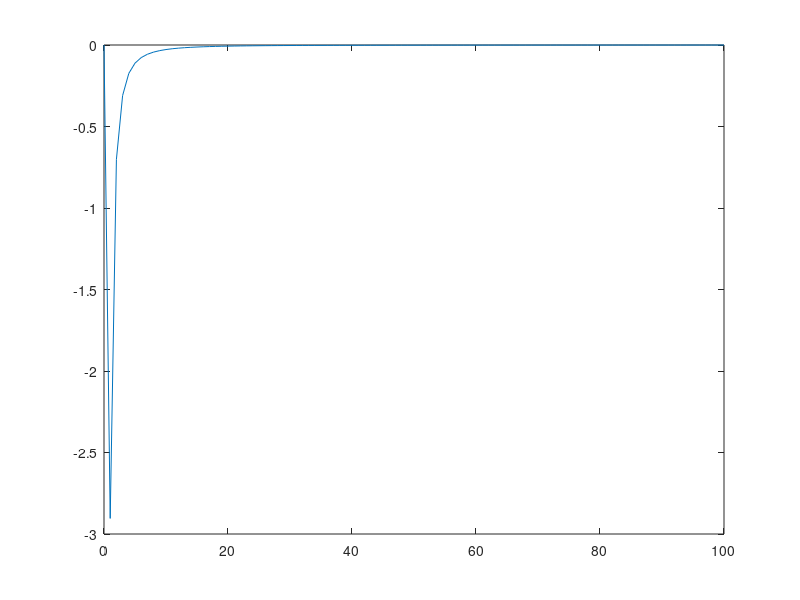

MATLAB code for this plot: (Note: this script raises an error after producing the figure.)
clc;clear;
A=[1 0 0.18];
B=[1 0.8 0.18];
Hs=tf(A,B);
W=0:100;
hs=freqs(A,B,W);
ModHs=20*log10(abs(hs));
plot(W,ModHs)

w=0:pi/1000:0.5*pi;
[b,a]=bilinear(A,B,1/T,1.04);%el denominador y numerador del filtro
Hz=freqz(b,a,w);
ModHz=20*log10(abs(Hz));
ylabel('Magnitude(db)')
xlabel('Frequency (Hz)')
hold on
title('Comparasion both filters')
plot(w/(T),ModHz)
xlim([0 70])
legend('With PW','Without PW','Location','Southwest')